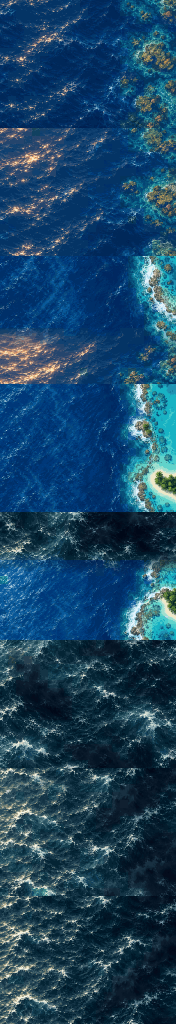
#> input picture games/skylance/artbox/generated/authored_route_3.png, 352 x 2048 px, given in place of p1_plane_left.png, which was not available (shown at 1/2 size)
$ python contact_sheet.py
#> lines starting #> are read from the running program, lines starting #| are printed output that depends on the picture; pictures that were not available may be replaced by others from this repository, and a replacement may not be noted
"""Native-size contact sheets of the actual C-ROM reconstructed previews."""
from pathlib import Path
from PIL import Image, ImageDraw

ART = Path(__file__).resolve().parents[1] / "artbox/generated"


def main():
    panels = [("BANKING", [f"p{i}_plane{s}" for i in (1, 2, 3) for s in ("_left", "_left_mid", "_left_soft", "", "_right_soft", "_right_mid", "_right")], 7, 80, 62),
              ("ENEMIES", ["drone", "fighter", "interceptor", "heli", "missile_boat", "tank", "bomber", "sam", "radar_truck", "submarine", "aa_bunker", "radar_site"], 6, 80, 62),
              ("BOSSES", ["castle", "gold_core", "heli_carrier", "battleship", "red_fortress", "stealth", "tank_fort"], 4, 128, 128),
              ("PILOTS", [f"p{i}_pilot" for i in (1, 2, 3)], 3, 96, 112),
              ("PICKUPS", [f"pickup_{s}" for s in ("power", "missile", "shield", "fuel", "turbo", "core", "life", "star", "repair")], 9, 40, 36),
              ("WEAPONS", [f"weapon_{i}_{p}" for i in range(3) for p in range(5)], 5, 40, 36),
              ("HOSTILE_WEAPONS", [f"hostile_{i}" for i in range(8)], 8, 48, 40),
              ("MANEUVERS", [f"maneuver_{i}_{p}" for i in range(3) for p in range(4)], 4, 80, 62),
              ("COCKPITS", [f"cockpit_{i}" for i in range(3)], 3, 80, 128),
              ("ATTITUDE", [f"attitude_{i}" for i in range(7)], 7, 48, 48)]
    panels += [("DEFENDERS", [f"miniboss_{i}" for i in range(3)],3,80,64),
               ("COUNTERMEASURES",["chaff","radar_zone_0","radar_zone_1"],3,80,80)]
    for title, names, columns, width, height in panels:
        sheet = Image.new("RGB", (columns * width, ((len(names) + columns - 1) // columns) * height), "#263540")
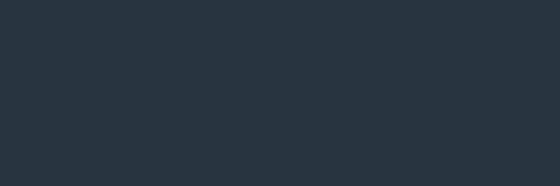
#> sheet: PIL image 560x186 RGB; mean R, G, B 38, 53, 64
        draw = ImageDraw.Draw(sheet)
        for i, name in enumerate(names):
            image = Image.open(ART / f"{name}.png").convert("RGBA")
#> image is the input picture: PIL image 352x2048 RGBA; mean R, G, B, A 27.7, 69.1, 99.2, 255
            x, y = i % columns * width, i // columns * height
            sheet.paste(image, (x + (width - image.width) // 2, y + 12), image)
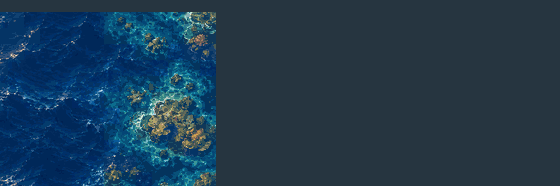
#> sheet: PIL image 560x186 RGB; mean R, G, B 30.6, 58.1, 79.5
            draw.text((x + 1, y), name.replace("weapon_", "").replace("pickup_", "")[:12], fill="white")
        sheet.save(ART / f"diagnostic_{title.lower()}.png")


if __name__ == "__main__":
#> (the run stopped early here; a loop or call above may not have finished)
